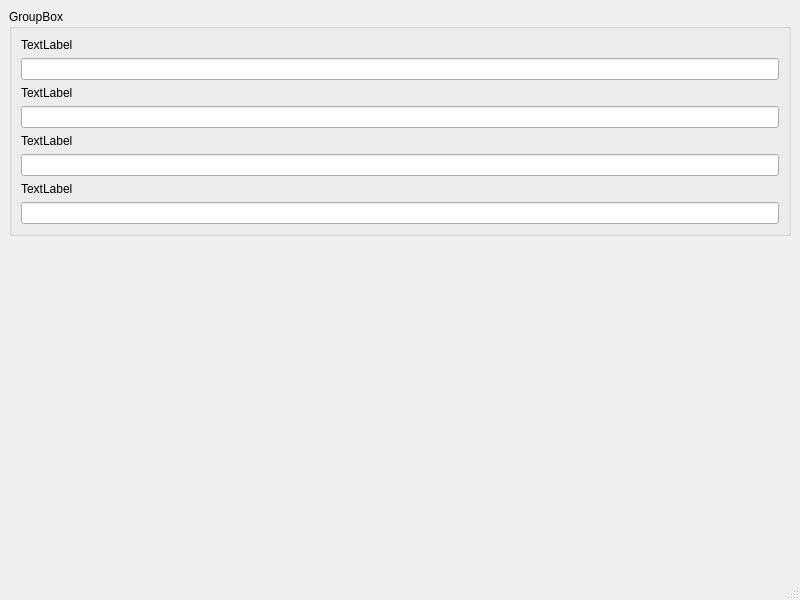
<?xml version="1.0" encoding="UTF-8"?>
<ui version="4.0">
 <class>MainWindow</class>
 <widget class="QMainWindow" name="MainWindow">
  <property name="geometry">
   <rect>
    <x>0</x>
    <y>0</y>
    <width>800</width>
    <height>600</height>
   </rect>
  </property>
  <property name="windowTitle">
   <string>MainWindow</string>
  </property>
  <widget class="QWidget" name="centralwidget">
   <layout class="QGridLayout" name="gridLayout">
    <item row="0" column="0" alignment="Qt::AlignTop">
     <widget class="QGroupBox" name="groupBox">
      <property name="title">
       <string>GroupBox</string>
      </property>
      <layout class="QVBoxLayout" name="verticalLayout">
       <item>
        <widget class="QLabel" name="label">
         <property name="text">
          <string>TextLabel</string>
         </property>
        </widget>
       </item>
       <item>
        <widget class="QLineEdit" name="lineEdit_2"/>
       </item>
       <item>
        <widget class="QLabel" name="label_2">
         <property name="text">
          <string>TextLabel</string>
         </property>
        </widget>
       </item>
       <item>
        <widget class="QLineEdit" name="lineEdit"/>
       </item>
       <item>
        <widget class="QLabel" name="label_3">
         <property name="text">
          <string>TextLabel</string>
         </property>
        </widget>
       </item>
       <item>
        <widget class="QLineEdit" name="lineEdit_3"/>
       </item>
       <item>
        <widget class="QLabel" name="label_4">
         <property name="text">
          <string>TextLabel</string>
         </property>
        </widget>
       </item>
       <item>
        <widget class="QLineEdit" name="lineEdit_4"/>
       </item>
      </layout>
     </widget>
    </item>
   </layout>
  </widget>
  <widget class="QMenuBar" name="menubar">
   <property name="geometry">
    <rect>
     <x>0</x>
     <y>0</y>
     <width>800</width>
     <height>21</height>
    </rect>
   </property>
  </widget>
  <widget class="QStatusBar" name="statusbar"/>
 </widget>
 <resources/>
 <connections/>
</ui>
